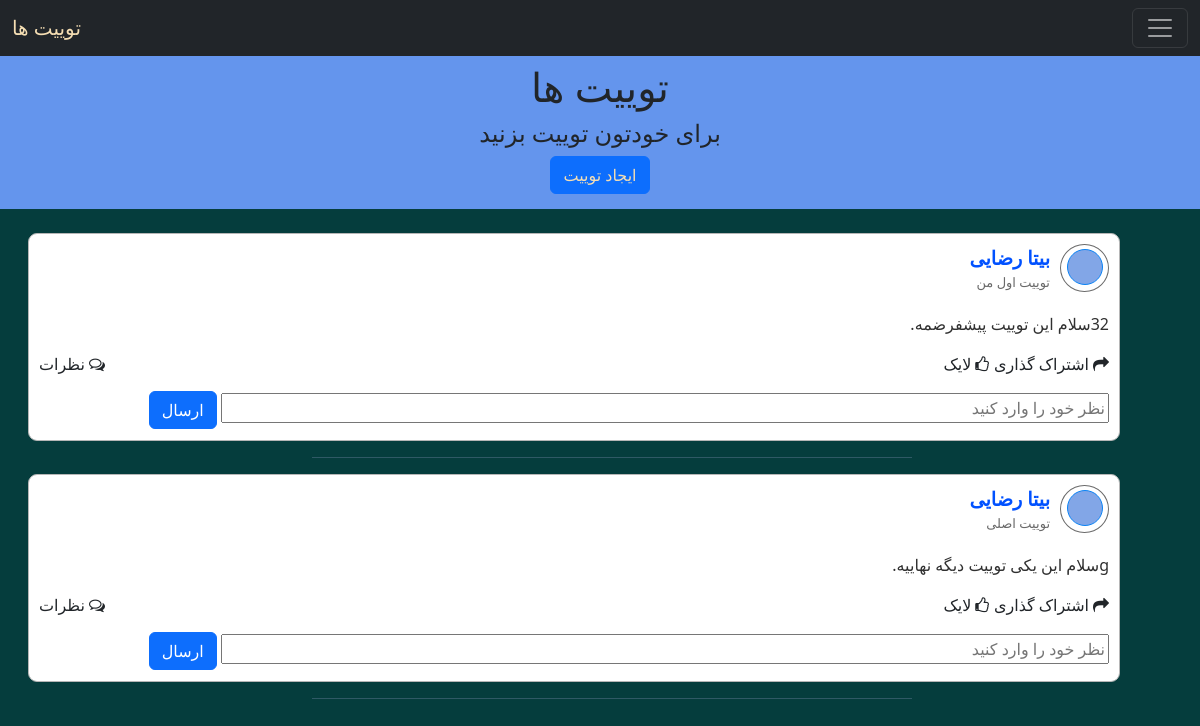
The page / on the database its author committed.
### magezin/models.py (models this page shows, shortened)
class magezin(models.Model):
    title = models.CharField(max_length=100, verbose_name='عنوان')
    body = models.TextField(verbose_name='متن')
    auth = models.ForeignKey(User ,on_delete=models.CASCADE, null=True)
    status_choice = (
        ('draft','پیشنویس'),
        ('send','ارسال'),
    )
    status = models.CharField(choices=status_choice, default='draft',max_length=200,verbose_name='وضعیت')
    conformation_choice=(
        ('reject','رد شده'),
        ('confirm','تایید شده'),
    )
    conformation=models.CharField(choices=conformation_choice,max_length=200,null=True,blank=True,default=None)
    comments = GenericRelation(Comment)

### magezin/views.py (the view)
# urls.py: 2. Add a URL to urlpatterns:  path('', views.home, name='home')
def home(request):
    posts = magezin.objects.all()
    if request.method == "POST":
        form = comentform(request.POST)
        if form.is_valid():
            post_id = request.POST.get('post_id')
            post = magezin.objects.get(id=post_id)
            comment = form.save(commit=False)
            comment.post = post
            comment.writer = request.user
            comment.save()
            return redirect('home')
    else:
        form = comentform()
    return render(request, './home.html',{'posts':posts , 'form':form})

### magezin/forms.py
class comentform(forms.ModelForm):
     class Meta:
        model = coment
        fields = ('post','text','writer',)

### magezin/templates/home.html (shortened to what this page needs)
{% extends './base.html' %}
{% block content %}
{% load comment_tags %}
<div class="top">
    <h1 class="title">توییت ها</h1>
<h4 class="disc">برای خودتون توییت بزنید</h4>
{% if user.is_authenticated %}
<div class="new"><a href="{% url 'new' %}">ایجاد توییت</a></div>
{% else %}
<a class="btn btn-primary" data-bs-toggle="offcanvas" href="#offcanvasExample" role="button" aria-controls="offcanvasExample">
    ایجاد توییت
  </a>
  </div>
{% endif %}
<br>
{% for post in posts %}
{% if post.conformation == 'confirm' %}
 <div class="my-post">
  <div class="my-top">
    <div class="pic">
      <div class="kal"></div>
    </div>
    <div class="top-text">
      <div class="name">{{post.auth.get_full_name}}</div>
      <div class="my-title">{{post.title}}</div>
    </div>
  </div>
  <div class="my-body">
    <p>{{post.body}}.</p>
  </div>
  <div class="my-ops">
    <div class="right">
      <div class="share"><i class="fa fa-share mr-1"> اشتراک گذاری</i></div>
      <div class="like"><i class="fa fa-thumbs-o-up mr-1"> لایک</i></div>
    </div>
    <div class="left"> <i class="fa fa-comments-o mr-1"> نظرات</i></div>
  </div>
  <div class="my-cm">
    <input type="text" placeholder="نظر خود را وارد کنید" class="type">
    <input type="button" value="ارسال" class="btn btn-primary">
  </div>
 </div>
 <hr style="color: rgb(173, 173, 218); width: 50%; margin-left: 26%;">
{% endif %}
{% endfor %}
{% endblock content %}

### magezin/templates/home.html (style rules this page uses)
body { background-color: rgb(5, 61, 61); }
a { text-decoration: none; }
.title { direction: rtl; }
.disc { direction: rtl; }
.top { background-color: cornflowerblue; padding: 15px; text-align: center; margin-top: 3em; display: flex; flex-direction: column; align-items: center; justify-content: center; }
a:link { color: wheat; }
.my-post { border: 1px rgb(182, 182, 182) solid; direction: rtl; width: 91%; padding: 10px; margin-left: 28px; border-radius: 9px; background-color: white; height: 13em; }
.my-top { display: flex; justify-content: flex-start; }
.top-text { direction: rtl; margin-right: 10px; }
.my-ops { display: flex; justify-content: space-between; }
.right { display: flex; }
.type { width: 83%; }
.my-cm { margin-top: 15px; }
.my-body { margin-top: 20px; direction: rtl; color: rgb(48, 48, 48); }
.pic { border-radius: 50%; border: 1px solid rgb(107, 107, 107); width: 49px; }
.right div { margin-left: 5px; }
.name { font-size: larger; font-weight: bold; color: rgb(0, 81, 255); cursor: pointer; }
.my-title { font-size: small; margin-left: 70px; color: rgb(105, 105, 105); }
.share , .like , .left { cursor: pointer; }
.kal { border-radius: 50%; border: 1px solid rgb(10, 131, 245); width: 36px; height: 36px; background-color: rgba(104, 147, 226, 0.822); margin-right: 5px; margin-top: 4px; }

### rows shown on the page
magezin: auth.get_full_name "بیتا رضایی", title "توییت اول من", body "32سلام این توییت پیشفرضمه"
magezin: auth.get_full_name "بیتا رضایی", title "توییت اصلی", body "gسلام این یکی توییت دیگه نهاییه"
